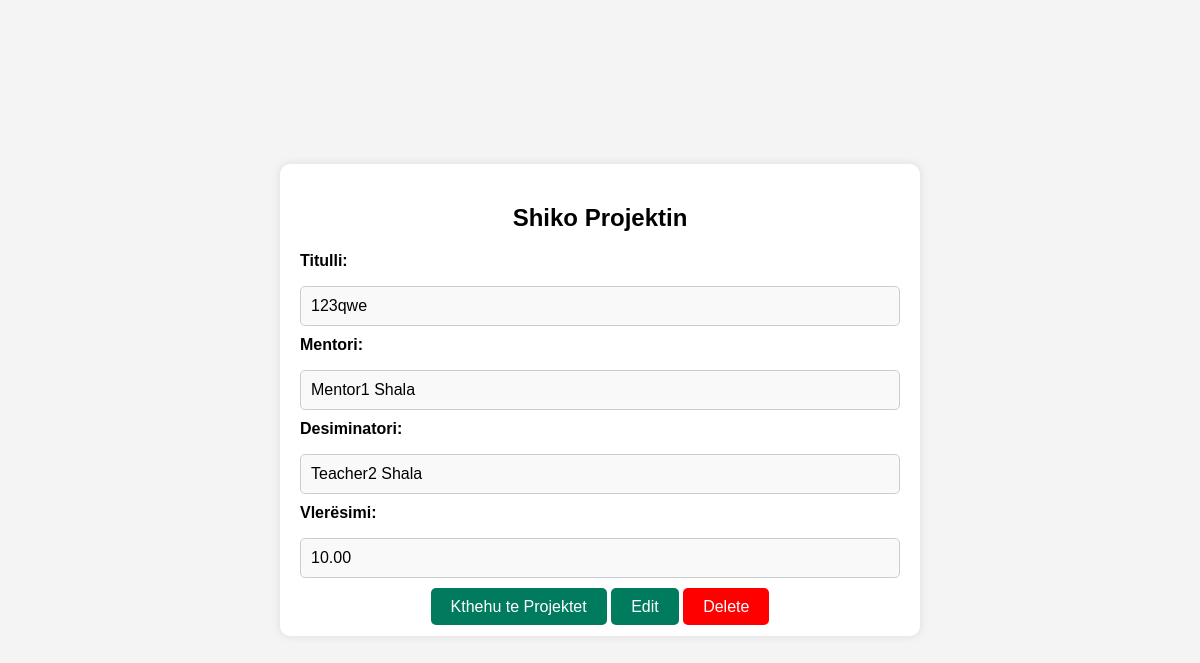
/backend/shiko_projektet.php?id=1, run on the app's committed database.
### tables this page shows
CREATE TABLE `projektet` (
  `id` int(11) NOT NULL,
  `titulli` varchar(100) NOT NULL,
  `mentori_id` int(11) NOT NULL,
  `desiminatori_id` int(11) NOT NULL,
  `vleresimi` float DEFAULT 0,
  `statusi` enum('ne zhvillim','perfunduara') NOT NULL DEFAULT 'ne zhvillim'
);

CREATE TABLE `mentoret` (
  `id` int(11) NOT NULL,
  `emri` varchar(50) NOT NULL,
  `mbiemri` varchar(50) NOT NULL,
  `email` varchar(100) NOT NULL,
  `numri_telefonit` varchar(20) NOT NULL,
  `qyteti_rajoni` varchar(50) DEFAULT NULL,
  `password` varchar(255) NOT NULL
);

CREATE TABLE `desiminatoret` (
  `id` int(11) NOT NULL,
  `emri` varchar(50) NOT NULL,
  `mbiemri` varchar(50) NOT NULL,
  `email` varchar(100) NOT NULL,
  `numri_telefonit` varchar(20) NOT NULL,
  `qyteti_rajoni` varchar(50) DEFAULT NULL,
  `password` varchar(255) NOT NULL
);

### backend/shiko_projektet.php (the view, shortened to what this page needs)
<?php
include 'db.php';
if (isset($_GET['id'])) {
    $id = $_GET['id'];
    $sql = "SELECT p.id, p.titulli, p.vleresimi, m.emri AS mentori_emri, m.mbiemri AS mentori_mbiemri, d.emri AS desiminatori_emri, d.mbiemri AS desiminatori_mbiemri
            FROM projektet p
            JOIN mentoret m ON p.mentori_id = m.id
            JOIN desiminatoret d ON p.desiminatori_id = d.id
            WHERE p.id = :id";
    $stmt = $conn->prepare($sql);
    $stmt->bindParam(':id', $id);
    $stmt->execute();
    $projekti = $stmt->fetch(PDO::FETCH_ASSOC);
} else {
    echo "ID e projektit nuk është specifikuar.";
    exit;
}
?>
<!DOCTYPE html>
<html lang="sq">
<head>
</head>
<body>
    <div class="form-container">
        <h2>Shiko Projektin</h2>
        <label for="titulli">Titulli:</label>
        <p id="titulli"><?= htmlspecialchars($projekti['titulli']) ?></p>
        <label for="mentori">Mentori:</label>
        <p id="mentori"><?= htmlspecialchars($projekti['mentori_emri'] . ' ' . $projekti['mentori_mbiemri']) ?></p>
        <label for="desiminatori">Desiminatori:</label>
        <p id="desiminatori">
            <?= htmlspecialchars($projekti['desiminatori_emri'] . ' ' . $projekti['desiminatori_mbiemri']) ?></p>
        <label for="vleresimi">Vlerësimi:</label>
        <p id="vleresimi"><?= htmlspecialchars(number_format($projekti['vleresimi'], 2)) ?></p>
        <div class="actions">
            <a href="projektet.php">Kthehu te Projektet</a>
            <a href="edit_projektet.php?id=<?= htmlspecialchars($projekti['id']) ?>" class="edit">Edit</a>
            <a href="delete_projektet.php?id=<?= htmlspecialchars($projekti['id']) ?>" class="delete"
                onclick="return confirm('A jeni i sigurt që doni ta fshini këtë projekt?');">Delete</a>
        </div>
    </div>
</body>
</html>

### backend/shiko_projektet.php (style rules this page uses)
body { font-family: Arial, sans-serif; background-color: #f4f4f4; margin: 0; padding: 0; display: flex; justify-content: center; align-items: center; height: 100vh; }
.form-container { background-color: white; padding: 20px; border-radius: 10px; box-shadow: 0 0 10px rgba(0, 0, 0, 0.1); width: 600px; }
.form-container h2 { text-align: center; margin-bottom: 20px; }
.form-container label { display: block; margin-bottom: 5px; font-weight: bold; }
.form-container p { margin-bottom: 10px; padding: 10px; border: 1px solid #ccc; border-radius: 5px; background-color: #f9f9f9; }
.form-container .actions { text-align: center; margin-top: 20px; }
.form-container .actions a { background-color: #007b5e; color: white; padding: 10px 20px; text-decoration: none; border-radius: 5px; font-size: 16px; }
.form-container .actions a.delete { background-color: red; }

### data on the page
projektet: titulli "123qwe", mentori.mbiemri "Mentor1 Shala", desiminatori.mbiemri "Teacher2 Shala", vleresimi "10.00"
